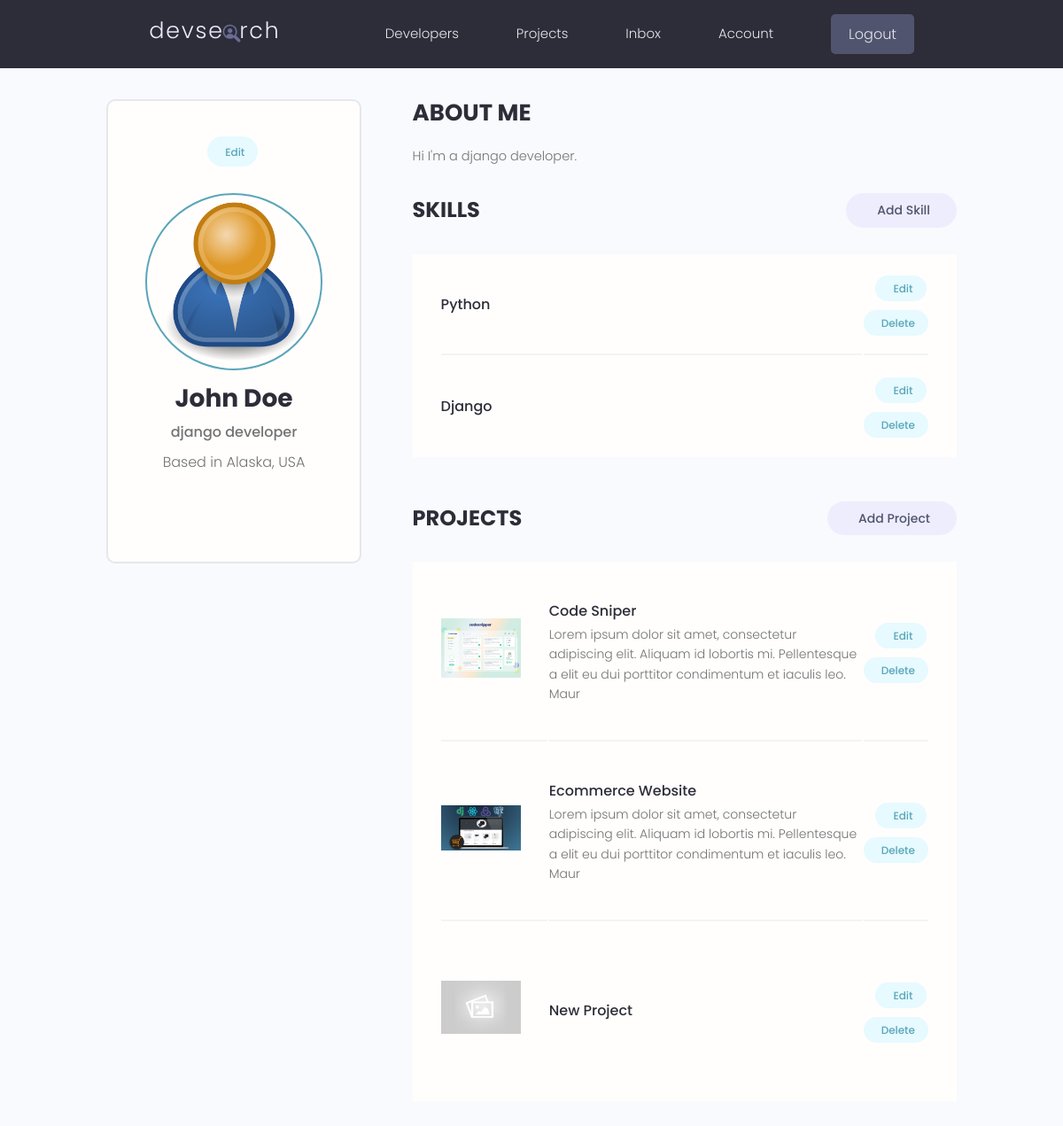
The app's page /account/ (signed in), older data.
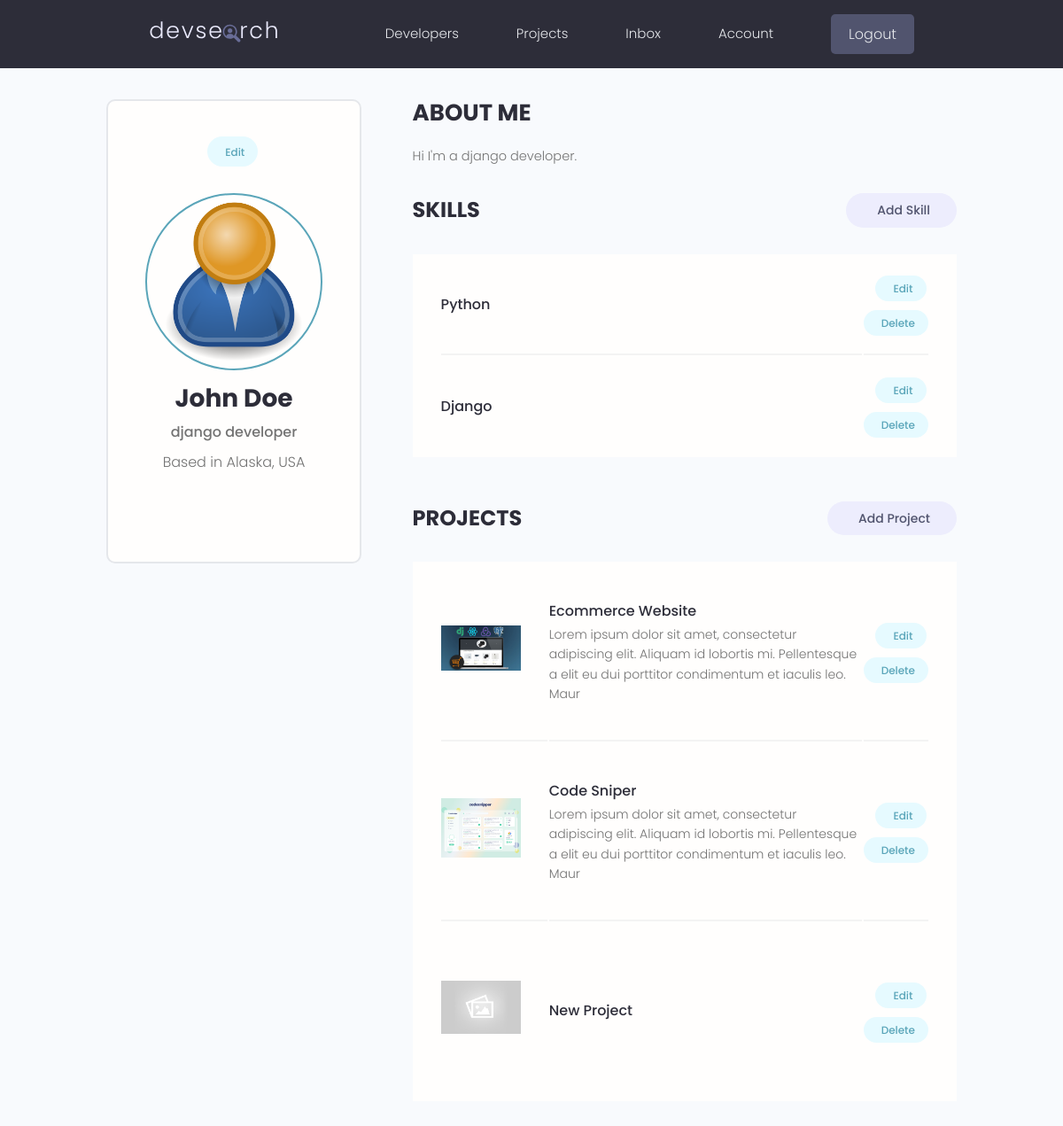
The same page, newer data.
### users/models.py (models this page shows, shortened)
class Skill(models.Model):
    owner = models.ForeignKey(Profile, on_delete=models.CASCADE, null=True, blank=True)
    name = models.CharField(max_length=200, blank=True, null=True)
    description = models.TextField(null=True, blank=True)
    created = models.DateTimeField(auto_now_add=True)
    id = models.UUIDField(default=uuid.uuid4, unique=True, primary_key=True, editable=False)

### projects/models.py (models this page shows, shortened)
class Project(models.Model):
    owner = models.ForeignKey(Profile, null=True, blank=True, on_delete=models.CASCADE)
    title = models.CharField(max_length=200)
    description = models.TextField(null=True, blank=True)
    featured_image = models.ImageField(null=True, blank=True, default="default.jpg")
    demo_link = models.CharField(max_length=2000, null=True, blank=True)
    source_link = models.CharField(max_length=2000, null=True, blank=True)
    tags = models.ManyToManyField('Tag', blank=True)
    vote_total = models.IntegerField(default=0, null=True, blank=True)
    vote_ratio = models.IntegerField(default=0, null=True, blank=True)
    created = models.DateTimeField(auto_now_add=True)
    id = models.UUIDField(default=uuid.uuid4, unique=True, primary_key=True, editable=False)
    class Meta:
        ordering = ['-vote_ratio', '-vote_total', 'title']

### users/views.py (the view)
# urls.py: path('account/', views.userAccount, name="account"),
@login_required(login_url='login')
def userAccount(request):
    profile = request.user.profile
    skills = profile.skill_set.all()
    projects = profile.project_set.all()
    context = {'profile': profile, 'skills': skills, 'projects': projects}
    return render(request, 'users/account.html', context)

### users/templates/users/account.html (shortened to what this page needs)
{% extends 'main.html' %}
{% block content %}
  <main class="settingsPage profile my-md">
    <div class="container">
      <div class="layout">
        <div class="column column--1of3">
          <div class="card text-center">
            <div class="card__body dev">
              <a class="tag tag--pill tag--main settings__btn" href="{% url 'edit-account' %}"> Edit</a>
              <img class="avatar avatar--xl dev__avatar" src="{{profile.profile_image.url}}" />
              <h2 class="dev__name">{{profile.name}}</h2>
              <p class="dev__title">{{profile.short_intro}}</p>
              <p class="dev__location">Based in {{profile.location}}</p>
            </div>
          </div>
        </div>
        <div class="column column--2of3">
          <div class="devInfo">
            <h3 class="devInfo__title">About Me</h3>
            <p class="devInfo__about">{{profile.bio}}</p>
          </div>
          <div class="settings">
            <h3 class="settings__title">Skills</h3>
            <a class="tag tag--pill tag--sub settings__btn tag--lg" href="{% url 'create-skill' %}"> Add Skill</a>
          </div>
          <table class="settings__table">
            {% for skill in skills %}
            <tr>
              <td class="settings__tableInfo">
                <h4>{{skill.name}}</h4>
              </td>
              <td class="settings__tableActions">
                <a class="tag tag--pill tag--main settings__btn" href="{% url 'update-skill' skill.id %}"> Edit</a>
                <a class="tag tag--pill tag--main settings__btn" href="{% url 'delete-skill' skill.id %}?next=/account">
                  Delete</a>
              </td>
            </tr>
            {% endfor %}
          </table>
          <div class="settings">
            <h3 class="settings__title">Projects</h3>
            <a class="tag tag--pill tag--sub settings__btn tag--lg" href="{% url 'create-project' %}"> Add Project</a>
          </div>
          <table class="settings__table">
            {% for project in projects %}
            <tr>
              <td class="settings__thumbnail">
                <a href="{% url 'project' project.id %}"><img src="{{project.featured_image.url}}" alt="Project Thumbnail" /></a>
              </td>
              <td class="settings__tableInfo">
                <a href="{% url 'project' project.id %}">{{project.title}}</a>
                <p>{{project.description|slice:"150"}}</p>
              </td>
              <td class="settings__tableActions">
                <a class="tag tag--pill tag--main settings__btn" href="{% url 'update-project' project.id %}"> Edit</a>
                <a class="tag tag--pill tag--main settings__btn" href="{% url 'delete-project' project.id %}?next=/account">
                  Delete</a>
              </td>
            </tr>
            {% endfor %}
          </table>
        </div>
      </div>
    </div>
  </main>
  {% endblock %}

Row changes from the older to the newer data that the page shows:
changed Project "Ecommerce Website": moves up the list
